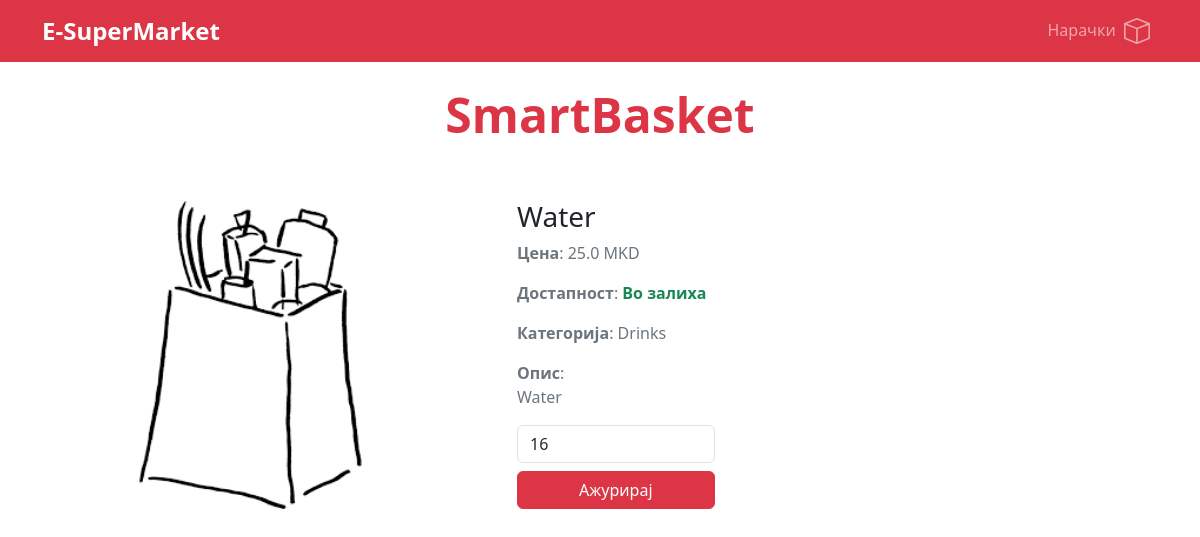
Before: /sale-product-details/1 with the older database file.
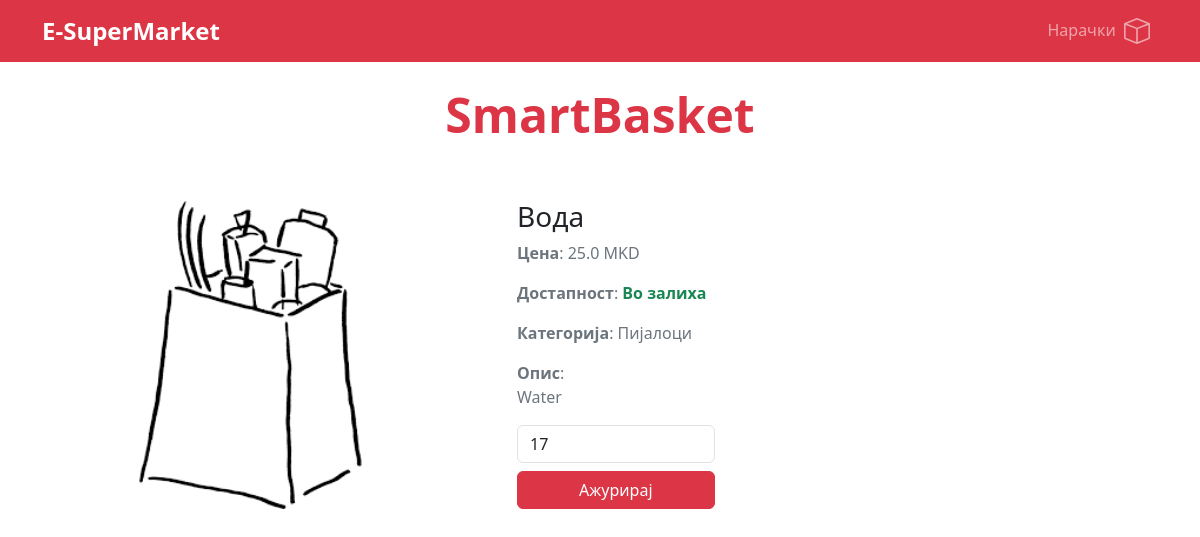
After: the same page with the newer database file.
### SmartBasket/models.py (models this page shows, shortened)
class Product(models.Model):
    name = models.CharField(max_length=100)
    price = models.FloatField()
    category = models.ForeignKey(Category, on_delete=models.CASCADE)
    image = models.ImageField(upload_to='images/')
    description = models.TextField()
    quantity = models.IntegerField()

class Category(models.Model):
    name = models.CharField(max_length=100)
    market = models.ForeignKey(Market, on_delete=models.CASCADE)

### SmartBasket/views.py (the view)
# urls.py: path('sale-product-details/<str:product_id>', sale_product_details, name='sale-product'),
def sale_product_details(request, product_id):
    product = Product.objects.get(id=product_id)
    return render(request, 'sale_product_details.html', {'product': product, 'error': 'None'})

### templates/sale_product_details.html (shortened to what this page needs)
{% extends "salesman_base.html" %}
{% block content %}
    <div class="container mt-4">
        <div class="row">
            <div class="col-md-12 text-center">
                <h1 class="display-5 text-danger fw-bold">SmartBasket</h1>
            </div>
        </div>
        <div class="row mt-5">
            <div class="col-md-1"></div>
            <div class="col-md-3">
                <img src="{{ MEDIA_URL }}{{ product.image.url }}" alt="{{ product.name }}" class="h-100">
            </div>
            <div class="col-md-1"></div>
            <div class="col-md-7">
                <h3>{{ product.name }}</h3>
                <p class="text-secondary"><span class="fw-bold">Цена</span>: {{ product.price }} MKD</p>
                <p class="text-secondary"><span class="fw-bold">Достапност</span>:
                    {% if product.quantity > 0 %}
                        <span class="text-success"><span class="fw-bold">Во залиха</span>
                    {% else %}
                        <span class="text-danger"><span class="fw-bold">Нема во залиха</span>
                    {% endif %}
                </p>
                <p class="text-secondary"><span class="fw-bold">Категорија</span>: {{ product.category.name }}</p>
                <p class="text-secondary"><span class="fw-bold">Опис</span>: <br />
                    {{ product.description }}
                </p>
                <form action="{% url 'update-quantity' product.id %}" method="post">
                    <div class="row">
                        <div class="col-md-4">
                            <input type="number" name="quantity" id="quantity" class="form-control" value="{{ product.quantity }}" min="0">
                        </div>
                    </div>
                    <div class="row">
                        <div class="col-md-4">
                            <button type="submit" class="w-100 btn btn-danger mt-2">Ажурирај</button>
                        </div>
                    </div>
                </form>
            </div>
        </div>
    </div>
{% endblock %}

Changed rows visible on the page:
changed Product "Water": name "Water" → "Вода"; category.name "Drinks" → "Пијалоци"; quantity "16" → "17"
